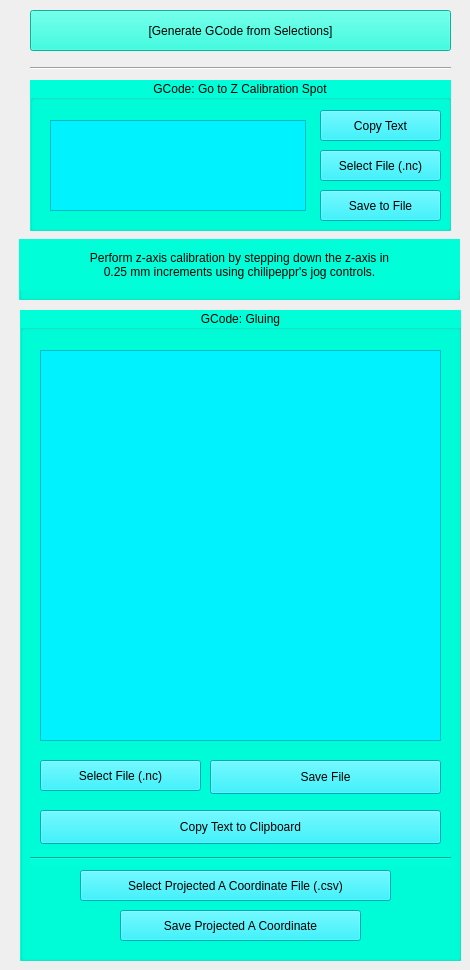
    <widget class="QWidget" name="gcode_tab">
     <attribute name="title">
      <string>GCode</string>
     </attribute>
     <widget class="QGroupBox" name="z_gcode_group">
      <property name="geometry">
       <rect>
        <x>30</x>
        <y>80</y>
        <width>421</width>
        <height>151</height>
       </rect>
      </property>
      <property name="styleSheet">
       <string notr="true">background-color: rgb(0, 255, 217);</string>
      </property>
      <property name="title">
       <string>GCode: Go to Z Calibration Spot</string>
      </property>
      <property name="alignment">
       <set>Qt::AlignCenter</set>
      </property>
      <widget class="QTextEdit" name="z_gcode_view">
       <property name="enabled">
        <bool>true</bool>
       </property>
       <property name="geometry">
        <rect>
         <x>20</x>
         <y>40</y>
         <width>256</width>
         <height>91</height>
        </rect>
       </property>
       <property name="styleSheet">
        <string notr="true">background-color: rgb(0, 242, 255);</string>
       </property>
       <property name="readOnly">
        <bool>true</bool>
       </property>
       <property name="html">
        <string>&lt;!DOCTYPE HTML PUBLIC &quot;-//W3C//DTD HTML 4.0//EN&quot; &quot;http://www.w3.org/TR/REC-html40/strict.dtd&quot;&gt;
&lt;html&gt;&lt;head&gt;&lt;meta name=&quot;qrichtext&quot; content=&quot;1&quot; /&gt;&lt;meta charset=&quot;utf-8&quot; /&gt;&lt;style type=&quot;text/css&quot;&gt;
p, li { white-space: pre-wrap; }
hr { height: 1px; border-width: 0; }
&lt;/style&gt;&lt;/head&gt;&lt;body style=&quot; font-family:'Noto Sans'; font-size:12pt; font-weight:400; font-style:normal;&quot;&gt;
&lt;p style=&quot;-qt-paragraph-type:empty; margin-top:0px; margin-bottom:0px; margin-left:0px; margin-right:0px; -qt-block-indent:0; text-indent:0px;&quot;&gt;&lt;br /&gt;&lt;/p&gt;&lt;/body&gt;&lt;/html&gt;</string>
       </property>
      </widget>
      <widget class="QPushButton" name="z_gcode_file">
       <property name="geometry">
        <rect>
         <x>290</x>
         <y>70</y>
         <width>121</width>
         <height>31</height>
        </rect>
       </property>
       <property name="styleSheet">
        <string notr="true">color: rgb(0, 0, 0);
background-color: rgb(0, 242, 255);</string>
       </property>
       <property name="text">
        <string>Select File (.nc)</string>
       </property>
      </widget>
      <widget class="QPushButton" name="z_gcode_save">
       <property name="geometry">
        <rect>
         <x>290</x>
         <y>110</y>
         <width>121</width>
         <height>31</height>
        </rect>
       </property>
       <property name="styleSheet">
        <string notr="true">color: rgb(0, 0, 0);
background-color: rgb(0, 242, 255);</string>
       </property>
       <property name="text">
        <string>Save to File</string>
       </property>
      </widget>
      <widget class="QPushButton" name="z_gcode_copy">
       <property name="geometry">
        <rect>
         <x>290</x>
         <y>30</y>
         <width>121</width>
         <height>31</height>
        </rect>
       </property>
       <property name="styleSheet">
        <string notr="true">color: rgb(0, 0, 0);
background-color: rgb(0, 242, 255);</string>
       </property>
       <property name="text">
        <string>Copy Text</string>
       </property>
      </widget>
     </widget>
     <widget class="QGroupBox" name="glu_gcode_group">
      <property name="geometry">
       <rect>
        <x>20</x>
        <y>310</y>
        <width>441</width>
        <height>651</height>
       </rect>
      </property>
      <property name="styleSheet">
       <string notr="true">background-color: rgb(0, 255, 217);</string>
      </property>
      <property name="title">
       <string>GCode: Gluing</string>
      </property>
      <property name="alignment">
       <set>Qt::AlignCenter</set>
      </property>
      <widget class="QPushButton" name="a_file_post">
       <property name="geometry">
        <rect>
         <x>60</x>
         <y>560</y>
         <width>311</width>
         <height>31</height>
        </rect>
       </property>
       <property name="styleSheet">
        <string notr="true">color: rgb(0, 0, 0);
background-color: rgb(0, 242, 255);</string>
       </property>
       <property name="text">
        <string>Select Projected A Coordinate File (.csv)</string>
       </property>
      </widget>
      <widget class="QPushButton" name="a_save">
       <property name="geometry">
        <rect>
         <x>100</x>
         <y>600</y>
         <width>241</width>
         <height>31</height>
        </rect>
       </property>
       <property name="styleSheet">
        <string notr="true">color: rgb(0, 0, 0);
background-color: rgb(0, 242, 255);</string>
       </property>
       <property name="text">
        <string>Save Projected A Coordinate</string>
       </property>
      </widget>
      <widget class="QTextEdit" name="glu_gcode_view">
       <property name="enabled">
        <bool>true</bool>
       </property>
       <property name="geometry">
        <rect>
         <x>20</x>
         <y>40</y>
         <width>401</width>
         <height>391</height>
        </rect>
       </property>
       <property name="styleSheet">
        <string notr="true">background-color: rgb(0, 242, 255);</string>
       </property>
       <property name="readOnly">
        <bool>true</bool>
       </property>
       <property name="html">
        <string>&lt;!DOCTYPE HTML PUBLIC &quot;-//W3C//DTD HTML 4.0//EN&quot; &quot;http://www.w3.org/TR/REC-html40/strict.dtd&quot;&gt;
&lt;html&gt;&lt;head&gt;&lt;meta name=&quot;qrichtext&quot; content=&quot;1&quot; /&gt;&lt;meta charset=&quot;utf-8&quot; /&gt;&lt;style type=&quot;text/css&quot;&gt;
p, li { white-space: pre-wrap; }
hr { height: 1px; border-width: 0; }
&lt;/style&gt;&lt;/head&gt;&lt;body style=&quot; font-family:'Noto Sans'; font-size:12pt; font-weight:400; font-style:normal;&quot;&gt;
&lt;p style=&quot;-qt-paragraph-type:empty; margin-top:0px; margin-bottom:0px; margin-left:0px; margin-right:0px; -qt-block-indent:0; text-indent:0px;&quot;&gt;&lt;br /&gt;&lt;/p&gt;&lt;/body&gt;&lt;/html&gt;</string>
       </property>
      </widget>
      <widget class="QPushButton" name="glu_gcode_copy">
       <property name="geometry">
        <rect>
         <x>20</x>
         <y>500</y>
         <width>401</width>
         <height>34</height>
        </rect>
       </property>
       <property name="styleSheet">
        <string notr="true">color: rgb(0, 0, 0);
background-color: rgb(0, 242, 255);</string>
       </property>
       <property name="text">
        <string>Copy Text to Clipboard</string>
       </property>
      </widget>
      <widget class="QPushButton" name="glu_gcode_file">
       <property name="geometry">
        <rect>
         <x>20</x>
         <y>450</y>
         <width>161</width>
         <height>31</height>
        </rect>
       </property>
       <property name="styleSheet">
        <string notr="true">color: rgb(0, 0, 0);
background-color: rgb(0, 242, 255);</string>
       </property>
       <property name="text">
        <string>Select File (.nc)</string>
       </property>
      </widget>
      <widget class="QPushButton" name="glu_gcode_save">
       <property name="geometry">
        <rect>
         <x>190</x>
         <y>450</y>
         <width>231</width>
         <height>34</height>
        </rect>
       </property>
       <property name="styleSheet">
        <string notr="true">color: rgb(0, 0, 0);
background-color: rgb(0, 242, 255);</string>
       </property>
       <property name="text">
        <string>Save File</string>
       </property>
      </widget>
      <widget class="Line" name="line_6">
       <property name="geometry">
        <rect>
         <x>10</x>
         <y>540</y>
         <width>421</width>
         <height>16</height>
        </rect>
       </property>
       <property name="orientation">
        <enum>Qt::Horizontal</enum>
       </property>
      </widget>
     </widget>
     <widget class="QPushButton" name="generate">
      <property name="geometry">
       <rect>
        <x>30</x>
        <y>10</y>
        <width>421</width>
        <height>41</height>
       </rect>
      </property>
      <property name="styleSheet">
       <string notr="true">background-color: rgb(0, 255, 217);</string>
      </property>
      <property name="text">
       <string>[Generate GCode from Selections]</string>
      </property>
     </widget>
     <widget class="Line" name="line_8">
      <property name="geometry">
       <rect>
        <x>30</x>
        <y>60</y>
        <width>421</width>
        <height>16</height>
       </rect>
      </property>
      <property name="orientation">
       <enum>Qt::Horizontal</enum>
      </property>
     </widget>
     <widget class="QGroupBox" name="instruc_group">
      <property name="geometry">
       <rect>
        <x>19</x>
        <y>239</y>
        <width>441</width>
        <height>61</height>
       </rect>
      </property>
      <property name="styleSheet">
       <string notr="true">background-color: rgb(0, 255, 217);</string>
      </property>
      <property name="title">
       <string/>
      </property>
      <widget class="QLabel" name="instruc">
       <property name="geometry">
        <rect>
         <x>0</x>
         <y>0</y>
         <width>441</width>
         <height>51</height>
        </rect>
       </property>
       <property name="styleSheet">
        <string notr="true">font: 11pt &quot;Noto Sans&quot;;</string>
       </property>
       <property name="text">
        <string>Perform z-axis calibration by stepping down the z-axis in 
0.25 mm increments using chilipeppr's jog controls.</string>
       </property>
       <property name="alignment">
        <set>Qt::AlignCenter</set>
       </property>
      </widget>
     </widget>
    </widget>
